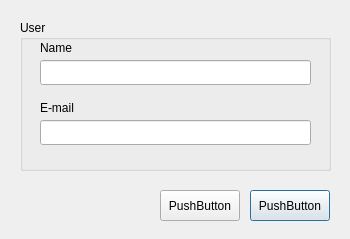
<?xml version="1.0" encoding="UTF-8"?>
<ui version="4.0">
 <class>Dialog</class>
 <widget class="QDialog" name="Dialog">
  <property name="geometry">
   <rect>
    <x>0</x>
    <y>0</y>
    <width>350</width>
    <height>239</height>
   </rect>
  </property>
  <property name="windowTitle">
   <string>Dialog</string>
  </property>
  <widget class="QGroupBox" name="groupBox">
   <property name="geometry">
    <rect>
     <x>20</x>
     <y>20</y>
     <width>311</width>
     <height>151</height>
    </rect>
   </property>
   <property name="title">
    <string>User</string>
   </property>
   <widget class="QLabel" name="label">
    <property name="geometry">
     <rect>
      <x>20</x>
      <y>20</y>
      <width>61</width>
      <height>16</height>
     </rect>
    </property>
    <property name="text">
     <string>Name</string>
    </property>
   </widget>
   <widget class="QLineEdit" name="lineEdit">
    <property name="geometry">
     <rect>
      <x>20</x>
      <y>40</y>
      <width>271</width>
      <height>25</height>
     </rect>
    </property>
   </widget>
   <widget class="QLabel" name="label_2">
    <property name="geometry">
     <rect>
      <x>20</x>
      <y>80</y>
      <width>61</width>
      <height>16</height>
     </rect>
    </property>
    <property name="text">
     <string>E-mail</string>
    </property>
   </widget>
   <widget class="QLineEdit" name="lineEdit_2">
    <property name="geometry">
     <rect>
      <x>20</x>
      <y>100</y>
      <width>271</width>
      <height>25</height>
     </rect>
    </property>
   </widget>
  </widget>
  <widget class="QPushButton" name="pushButton">
   <property name="geometry">
    <rect>
     <x>250</x>
     <y>190</y>
     <width>80</width>
     <height>31</height>
    </rect>
   </property>
   <property name="text">
    <string>PushButton</string>
   </property>
  </widget>
  <widget class="QPushButton" name="pushButton_2">
   <property name="geometry">
    <rect>
     <x>160</x>
     <y>190</y>
     <width>80</width>
     <height>31</height>
    </rect>
   </property>
   <property name="text">
    <string>PushButton</string>
   </property>
  </widget>
 </widget>
 <resources/>
 <connections/>
</ui>
